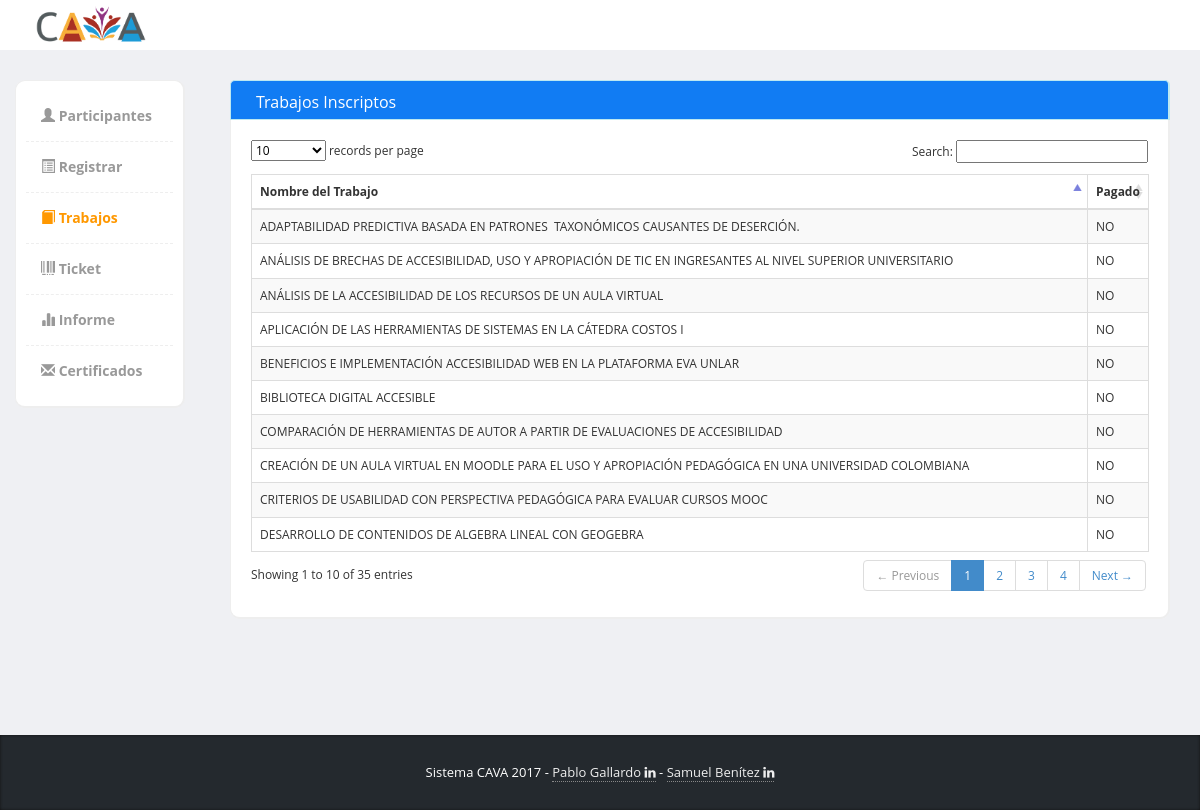
/index.php/trabajos, run on an earlier commit of the app's database.
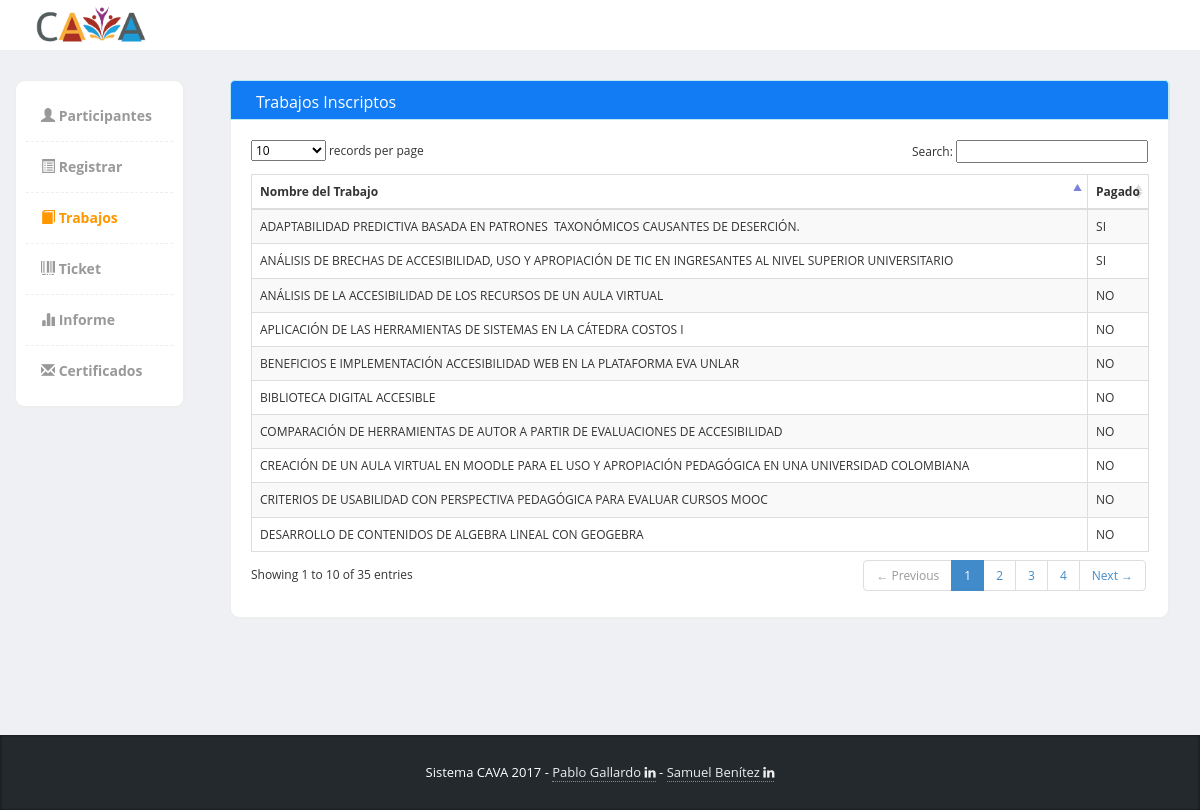
And on a later commit of the database.
### tables this page shows
CREATE TABLE `trabajos` (
  `id_trabajo` int(11) NOT NULL,
  `titulo` varchar(500) NOT NULL
);

CREATE TABLE `ticket` (
  `id_ticket` int(11) NOT NULL,
  `fecha_ticket` timestamp NOT NULL DEFAULT CURRENT_TIMESTAMP ON UPDATE CURRENT_TIMESTAMP,
  `id_estado` int(11) NOT NULL,
  `pesos` float NOT NULL,
  `id_tipo_pago` int(11) NOT NULL,
  `id_trabajo` int(11) DEFAULT NULL,
  `id_persona` int(11) NOT NULL
);

CREATE TABLE `estado` (
  `id_estado` int(11) NOT NULL,
  `estado` varchar(10) NOT NULL
);

### application/controllers/trabajos.php (called while the page is built, shortened)
<?php
class Trabajos extends CI_Controller {
	public function __construct(){
		$this->load->model('ticket_model');
		$this->load->model('escriben_model');
	}
	public function index()
	{
	    $data['trabajos_menu'] = TRUE;
		$t = $data['trabajos'] = $this->ticket_model->get();
		$this->load->view('commons/header_menu_view',$data);
		$this->load->view('trabajos_view',$data);
		$this->load->view('commons/footer_view');
	}
}

### index.php (called while the page is built, shortened)
<?php
require_once BASEPATH.'core/CodeIgniter.php';

### application/models/ticket_model.php (called while the page is built, shortened)
<?php
class ticket_model extends CI_model {
	function get($id_persona = null){
		if(is_null($id_persona)){
		$sql = "SELECT t.id_trabajo as trabajo , t.* ,ti.*,e.*,tp.* from
				trabajos t left join ticket ti
				on t.id_trabajo = ti.id_trabajo
				left join estado e on e.id_estado = ti.id_estado
				left join tipo_pagos tp on ti.id_tipo_pago = tp.id_tipo_pago
				";
		}
		$query = $this->db->query($sql);
		return $query->result();
	}
}

### application/views/trabajos_view.php (the view, shortened to what this page needs)
<div class="col-md-12 panel-info">
			  			<div class="content-box-header panel-heading">
		  					<div class="panel-title ">Trabajos Inscriptos</div>
			  			</div>
			  			<div class="content-box-large box-with-header">
			  				<table cellpadding="0" cellspacing="0" border="0" class="table table-striped table-bordered" id="example">
								<thead>
									<tr>
										<th>Nombre del Trabajo</th>
										<th>Pagado</th>
									</tr>
								</thead>
								<tbody>
									<?php foreach($trabajos as $trabajo): ?>
									<tr style="cursor:pointer" class="odd gradeX open_modal" type="button" class="btn btn-info btn-lg" data-idtrabajo="<?=$trabajo->trabajo?>" data-idpersona="<?=(is_null($trabajo->id_persona)) ? 0 : $trabajo->id_persona ?>" data-estado="<?=(is_null($trabajo->estado)) ? 'NO' : $trabajo->estado?>" data-toggle="modal" data-target="#myModal">
										<td><?=$trabajo->titulo?></td>
										<?php if($trabajo->estado != null): ?>
											<td><?=$trabajo->estado?></td>
										<?php else: ?>
											<td>NO</td>
										<?php endif; ?>
									</tr>
									<?php endforeach;?>
								</tbody>
							</table>
						</div>
</div>

### application/views/commons/header_menu_view.php (shortened to what this page needs)
<!DOCTYPE html>
<html lang="es">
  <head>
    <link href="<?=base_url('assets/template/')?>bootstrap/css/bootstrap.min.css" rel="stylesheet">
    <link href="<?=base_url('assets/template/')?>css/styles.css" rel="stylesheet">
    <link href="<?=base_url('assets/font-awesome/')?>css/font-awesome.min.css" rel="stylesheet">
  </head>
  <body>
  	<div class="header">
	     <div class="container">
	        <div class="row">
	           <div class="col-md-5">
	              <div class="logo">
	                 <a href="<?=base_url('participantes')?>"><img class="headerimg" src="<?=base_url('docs/logocava.png')?>" width="27%" height="27%" alt="CAVA"></a>
	              </div>
	           </div>
	           <div class="col-md-2">
	              <div class="navbar navbar-inverse" role="banner">
	              </div>
	           </div>
	        </div>
	     </div>
	</div>
    <div class="page-content">
    	<div class="row">
	    	<div class="col-md-2">
			  	<div class="sidebar content-box" style="display: block;">
	                <ul class="nav">
	                    <li class="<?=(isset($participantes_menu)) ? 'current' : '' ?>"><a href="<?=base_url('participantes')?>"><span class="glyphicon glyphicon-user"></span> Participantes</a></li>
	                    <li class="<?=(isset($registro_menu)) ? 'current' : '' ?>"><a href="<?=base_url('registro')?>"><span class="glyphicon glyphicon-list-alt"></span> Registrar</a></li>
	                    <li class="<?=(isset($trabajos_menu)) ? 'current' : '' ?>"><a href="<?=base_url('trabajos')?>"><span class="glyphicon glyphicon-book"></span> Trabajos</a></li>
	                    <li class="<?=(isset($ticket_menu)) ? 'current' : '' ?>"><a href="<?=base_url('ticket')?>"><span class="glyphicon glyphicon-barcode"></span> Ticket</a></li>
	                    <li class="<?=(isset($informe_menu)) ? 'current' : '' ?>"><a href="<?=base_url('informe')?>"><span class="glyphicon glyphicon-stats"></span> Informe</a></li>
	                    <li class="<?=(isset($certificados_menu)) ? 'current' : '' ?>"><a href="<?=base_url('certificados')?>"><span class="glyphicon glyphicon-envelope"></span> Certificados</a></li>
	                </ul>
	             </div>
			  </div>
			  <div class="col-md-10">

### application/views/commons/footer_view.php (shortened to what this page needs)
      </div>
    </div>
  </div>
  <br>
  <br>
  <br>
  <br>
  <br>
    <footer>
         <div class="container">
            <div class="copy text-center">
               Sistema CAVA 2017 - <a href="https://www.linkedin.com/in/gal-pab/" target="_blank">Pablo Gallardo <i class="fa fa-linkedin" aria-hidden="true"></i></a> -
               <a target="_blank" href="https://www.linkedin.com/in/samuel-benitez-877657127/">Samuel Benítez <i class="fa fa-linkedin" aria-hidden="true"></i></a>
            </div>
         </div>
    </footer>
     <link href="<?=base_url('assets/template/')?>vendors/datatables/dataTables.bootstrap.css" rel="stylesheet" media="screen">
  </body>
</html>

### assets/template/css/styles.css (style rules this page uses)
.header { background-color: #ffffff !important; }
.panel-info>.panel-heading { color: #ffffff; background-color: #117cf3; border-color: #bce8f1; }
.sidebar .nav li a:hover, .sidebar .nav li.current > a { color: #ff9800 !important; }
footer { background-color: #24292e !important; }
body { font-family: 'Open Sans', sans-serif; background-color: #f7f7f7; position: relative; margin: 0px; font-size: 12px; padding: 0px; }
.page-content > .row { margin-left: 0px !important; margin-right: 0px !important; margin-top: 30px; }
footer { background-color:#2c3742; box-shadow:inset 0px 0px 3px #111; color:#fff; font-size:14px; line-height:25px; padding:10px 0px 10px 0px; bottom: 0px; }
footer a { color:#eee; text-decoration:none; border-bottom:1px dotted #888; }
footer .copy { font-size:13px; margin:15px 0px; }
.header { height:50px; background-color: #2c3742; }
.header .navbar { background:none !important; border:0px !important; }
.content-box, .content-box-large { margin-bottom:30px; background:#fff; border-radius:10px; padding:10px; border-left:1px solid #eee; border-top:1px solid #eee; border-right:2px solid #eee; border-bottom:2px solid #eee; }
.content-box-large { padding: 20px; }
.box-with-header { border-top: none; border-top-left-radius:0px; border-top-right-radius:0px; }
.content-box-header { min-height: 40px; font-size: 16px; background:#f5f5f5; border-top-left-radius:5px; border-top-right-radius:5px; padding:10px; border-left:1px solid #eee; border-top:1px solid #eee; border-right:2px solid #eee; }
.content-box-header:after { clear:both; }
.sidebar ul.nav, .sidebar ul.nav ul { list-style: none; padding: 0px; margin: 0px; }
.sidebar .nav > li { margin: 0; border-bottom:1px dashed #eee; }
.sidebar .nav > li:last-child { border-bottom:0px; }
.sidebar .nav > li > a { font-size: 14px; line-height: 20px; padding: 15px 15px; color: #999; display: block; font-weight:bold; background:none; text-decoration: none; border-top:0px; font-weight:bold; }
.sidebar .nav li a:hover, .sidebar .nav li.current > a { background: #fff; color: #555; border-bottom:0px; }
body { background-color: #eff0f3; }
.panel-heading>.panel-title, .content-box-header .panel-title { float: left; padding: 10px 15px; padding-top: 0px; }

What changed in the data, as far as the page shows it:
no longer on this page (row unchanged): trabajos: titulo "ADAPTABILIDAD PREDICTIVA BASADA EN PATRONES TAXONÓMICOS CAUSANTES DE DESERCIÓN.", shows "NO"
no longer on this page (row unchanged): trabajos: titulo "ANÁLISIS DE BRECHAS DE ACCESIBILIDAD, USO Y APROPIACIÓN DE TIC EN INGRESANTES AL NIVEL SUPERIOR UNIVERSITARIO", shows "NO"
added ticket: id_trabajo.titulo "ADAPTABILIDAD PREDICTIVA BASADA EN PATRONES TAXONÓMICOS CAUSANTES DE DESERCIÓN.", id_estado.estado "SI"
added ticket: id_trabajo.titulo "ANÁLISIS DE BRECHAS DE ACCESIBILIDAD, USO Y APROPIACIÓN DE TIC EN INGRESANTES AL NIVEL SUPERIOR UNIVERSITARIO", id_estado.estado "SI"
